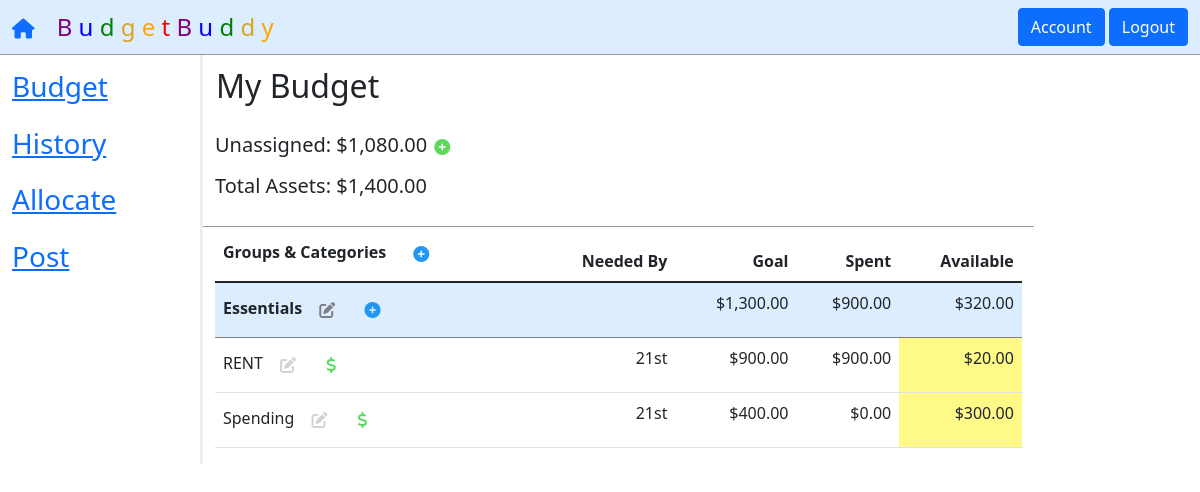
The page / (signed in) on the database its author committed.
### tables this page shows
CREATE TABLE budgets (
    bud_id INTEGER,
    user_id INTEGER,
    bud_name TEXT,
    total_assets REAL,
    unassigned REAL,
    groups INTEGER DEFAULT 0,
    active INTEGER DEFAULT 1,
    PRIMARY KEY (bud_id),
    FOREIGN KEY (user_id) REFERENCES users (user_id)
    );

CREATE TABLE groups (
    group_id INTEGER,
    bud_id INTEGER,
    user_id INTEGER,
    group_name TEXT,
    group_goal REAL,
    group_spent REAL,
    group_avail REAL,
    cats INTEGER DEFAULT 0,
    active_cats INTEGER DEFAULT 0,
    active INT DEFAULT 1, -- BOOL to indicate deleted or not
    PRIMARY KEY (group_id),
    FOREIGN KEY (bud_id) REFERENCES budgets (bud_id),
    FOREIGN KEY (user_id) REFERENCES users (user_id)
    );

CREATE TABLE cats (
    cat_id INTEGER,
    bud_id INTEGER,
    group_id INTEGER,
    user_id INTEGER,
    cat_name TEXT,
    due_tup_m TEXT,
    due_tup_d TEXT,
    cat_goal REAL,
    cat_funded REAL DEFAULT 0.00,
    cat_goal_met INT DEFAULT 0, -- BOOL
    cat_goal_spent INT DEFAULT 0, -- BOOL indicating that goal was met and fully spent
    cat_spent REAL,
    cat_avail REAL,
    cat_cmnt TEXT,
    is_unass INT DEFAULT 0, -- BOOL
    is_deposit INT DEFAULT 0, -- BOOL
    active INT DEFAULT 1, -- BOOL to indicate deleted or not
    reset INT DEFAULT 0, -- BOOL to indicate goal reset required
    PRIMARY KEY (cat_id),
    FOREIGN KEY (bud_id) REFERENCES budgets (bud_id),
    FOREIGN KEY (group_id) REFERENCES groups (group_id),
    FOREIGN KEY (user_id) REFERENCES users (user_id)
    );

### application/routes.py (the view)
@app.route('/')
@login_required
def index():
    has_budget = True
    if db.execute("SELECT * FROM users WHERE user_id = ?", session['user_id'])[0]['budgets'] < 1:
        return render_template('index.html', has_budget=False, ptitle='Budget')
    selected_bud = db.execute("SELECT * FROM users WHERE user_id = ?", session['user_id'])[0]['selected_bud']
    allCATS = db.execute("SELECT * FROM cats WHERE user_id = ? AND bud_id = ?", session['user_id'], session['selected_bud'])
    """ Perform goal resets """
    for cat in allCATS:
        if cat['reset'] == 1:
            cat['due_tup_m'] = (int(session['day_tup'][0]) + 1)
            db.execute("UPDATE cats SET cat_funded = ? WHERE user_id = ? AND bud_id = ? AND cat_id = ?", cat['cat_avail'], session['user_id'], session['selected_bud'], cat['cat_id'])
            if (cat['cat_funded'] >= cat['cat_goal']):
                db.execute("UPDATE cats SET cat_goal_met = ? WHERE user_id = ? AND bud_id = ? AND cat_id = ?", 1, session['user_id'], session['selected_bud'], cat['cat_id'])
            else:
                db.execute("UPDATE cats SET cat_goal_met = ? WHERE user_id = ? AND bud_id = ? AND cat_id = ?", 0, session['user_id'], session['selected_bud'], cat['cat_id'])
            db.execute("UPDATE cats SET cat_goal_spent = ?, reset = ? WHERE user_id = ? AND bud_id = ? AND cat_id = ?", 0.00, 0, session['user_id'], session['selected_bud'], cat['cat_id'])
    """ Create a list of dictionaries to store budget group totals """
    GROUPS = db.execute("SELECT * FROM groups WHERE user_id = ? AND bud_id = ? AND active = ?", session['user_id'], session['selected_bud'], 1)
    TOTALS = []
    for group in GROUPS:
        group_totals = db.execute("SELECT SUM(cat_goal) goal, SUM(cat_spent) spent, SUM(cat_avail) avail FROM cats WHERE user_id = ? AND bud_id = ? AND group_id = ? AND active = ?", session['user_id'], session['selected_bud'], group['group_id'], 1)
        if group_totals[0]['goal'] == None:
            group_totals[0]['goal'] = 0
        TOTALS.append({'group_id': group['group_id'], 'goal': group_totals[0]['goal'], 'spent': group_totals[0]['spent'], 'avail': group_totals[0]['avail']})
    BUDGET = db.execute("SELECT * FROM budgets WHERE user_id = ? AND bud_id = ?", session['user_id'], session['selected_bud'])
    GROUPS = db.execute("SELECT * FROM groups WHERE user_id = ? AND bud_id = ? AND active = ?", session['user_id'], session['selected_bud'], 1)
    CATS = db.execute("SELECT * FROM cats WHERE user_id = ? AND bud_id = ? AND active = ?", session['user_id'], session['selected_bud'], 1)
    return render_template('index.html', has_budget=has_budget, budget=BUDGET, groups=GROUPS, cats=CATS, totals=TOTALS, ptitle='Budget')

### application/__init__.py (called while the page is built)
@app.after_request
def after_request(response):
    response.headers["Cache-Control"] = "no-cache, no-store, must-revalidate"
    response.headers["Expires"] = 0
    response.headers["Pragma"] = "no-cache"
    return response

### application/helpers.py (called while the page is built)
def login_required(f):
    @wraps(f)
    def decorated_function(*args, **kwargs):
        if session.get("user_id") is None:
            return redirect("/login")
        return f(*args, **kwargs)
    return decorated_function

def usd(value):
    return f"${value:,.2f}"

### application/templates/index.html (shortened to what this page needs)
{% extends "layout.html" %}
{% block main %}
{% if not has_budget %}
<div class="row">
    <div class="col-sm-3"></div>
    <div class="col-sm-4">
        <form action="{{ url_for('settings_usage', usage='new_bud')}}" method="POST">
            <div class="form-group">
                <h4>Create a New Budget</h4>
                <input type="text" name="bud_name" class="form-control" placeholder="Budget Name" autocomplete="off"
                    autofocus required>
                <input type="number" step="0.01" min="0.01" name="total_assets" class="form-control"
                    placeholder="Current Assets" autocomplete="off" required>
                <button type="submit" class="btn btn-primary">Start Budgeting!</button>
            </div>
        </form>
    </div>
    <dov class="col-sm-3">
</div>
</div>
{% else %}
<div class="row">
    <div class="col-sm-10 bud-header">
        <form action="{{ url_for('settings_usage', usage='bud_edit')}}" method="POST">
            <div class="form-group">
                <button type="button" id="bud_name_edit" class="btn" style="padding-left: 0px"
                    onclick="display_toggle(this.id, 'new_bud_name_field', 'new_bud_name_submit', 'new_bud_name_cancel')">
                    <h2>{{ budget[0].bud_name }}</h2>
                </button>
            </div>
        </form>
        <form action="{{ url_for('allocate')}}" method="POST">
            <div class="form-group">
                <h5>Unassigned: {{ budget[0].unassigned | usd }}
                    <button type="button" id="add_unass_funds" class="btn" style="padding-left: 1px;"
                        onclick="display_toggle(this.id, 'unass_fund', 'submit_unass_fund', 'close_unass_funds')"><i
                            class='fas fa-plus-circle' style="color: rgb(92, 217, 92)"></i></button>
                </h5>
                <h5>Total Assets: {{ budget[0].total_assets | usd }}</h5>
            </div>
        </form>
    </div>
</div>
<div class="row">
    <div class="col-sm-10">
        <table class="table table-hover">
            <thead>
                <tr>
                    <th><span>Groups & Categories</span>
                        <form action="{{ url_for('index_usage', usage='add_group')}}" method="POST"
                            style="display: inline; padding-left: 10px">
                            <button type="button" id="new_group_btn"
                                onclick="display_toggle(this.id, 'new_group_name', 'submit_new_group', 'new_group_close')"
                                class="btn">
                                <i class='fas fa-plus-circle' style="color:#2196F3"></i>
                            </button>
                        </form>
                    </th>
                    <th class="right_align">Needed By</th>
                    <th class="right_align">Goal</th>
                    <th class="right_align">Spent</th>
                    <th class="right_align">Available</th>
                </tr>
            </thead>
            {% for group in groups %}
            <tbody>
                <tr class="budget_cat">
                    {% if group.active_cats > 0 %}
                    <th colspan="2">
                        {% else %}
                    <th colspan="5">
                        {% endif %}
                        {{ group.group_name }}
                        <button class="btn" id="group_edit_show_{{ group.group_name }}"
                            onclick="display_toggle(this.id, 'group_edit_hide_{{ group.group_name }}', 'group_edit_{{ group.group_id }}')"><i
                                class='fas fa-edit' style="color: grey"></i></button>
                        <form action="{{ url_for('index_usage', usage='add_cat')}}" method="POST"
                            style="display: inline; padding-left: 10px">
                            <button type="button" id="new_cat_btn_{{ group.group_id }}"
                                onclick="display_toggle(this.id, 'new_cat_min_{{ group.group_id }}', 'new_cat_name_{{ group.group_id }}', 'submit_new_cat_{{ group.group_id }}', 'new_cat_goal_{{ group.group_id }}', 'new_cat_date_{{ group.group_id }}')"
                                class="btn" style="padding: 1px; border-radius: 50%"><i class='fas fa-plus-circle'
                                    style="color:#2196F3"></i></button>
                        </form>
                    </th>
                    {% if group.active_cats > 0 %}
                    {% set id = group.group_id %}
                    {% for row in totals %}
                    {% if row.group_id == id %}
                    <td class="right_align">{{ row.goal | usd }}</td>
                    <td class="right_align">{{ row.spent | usd }}</td>
                    <td class="right_align">{{ row.avail | usd }}</td>
                    {% endif %}
                    {% endfor %}
                    {% endif %}
                </tr>
                {% for category in cats %}
                {% if category.group_id == group.group_id %}
                <tr>
                    <td>
                        <form action="{{ url_for('allocate')}}" method="POST">
                            <div class="form-group">
                                {{ category.cat_name }}
                                <button type="button" class="btn" id="cat_edit_show_{{ category.cat_id }}"
                                    onclick="display_toggle(this.id, 'cat_edit_hide_{{ category.cat_id }}', 'cat_edit_{{ category.cat_id }}')"><i
                                        class='fas fa-edit' style="color: lightgrey"></i></button>
                                <button type="submit" id="fully_fund_{{ category.cat_id }}" class="btn"><i
                                        class='fas fa-dollar-sign' style="color: rgb(92, 217, 92)"></i></button>
                            </div>
                        </form>
                    </td>
                    <td class="right_align">
                        {% if category.due_tup_d %}
                        {% if ((category.due_tup_d == '1') or (category.due_tup_d == '21')) %}
                        {{ category.due_tup_d }}st
                        {% elif ((category.due_tup_d == '2') or (category.due_tup_d == '22')) %}
                        {{ category.due_tup_d }}nd
                        {% elif ((category.due_tup_d == '3') or (category.due_tup_d == '23')) %}
                        {{ category.due_tup_d }}rd
                        {% elif not category.due_tup_d %}
                        {{ category.due_tup_d }}
                        {% else %}
                        {{ category.due_tup_d }}th
                        {% endif %}
                        {% endif %}
                    </td>
                    <td class="right_align">{{ category.cat_goal | usd }}</td>
                    <td class="right_align">{{ category.cat_spent | usd }}</td>
                    <td id="bg-avail-{{ category.cat_id }}" class="right_align">
                        {{ category.cat_avail | usd }}
                    </td>
                </tr>
                {% endif %}
                {% endfor %}
            </tbody>
            {% endfor %}
        </table>
    </div>
</div>
{% endif %}
{% endblock main %}

### application/templates/layout.html (shortened to what this page needs)
<!doctype html>
<html lang="en">
<head>
    <link href="https://cdn.jsdelivr.net/npm/bootstrap@5.1.1/dist/css/bootstrap.min.css" rel="stylesheet"
>
    <link rel='stylesheet' type='text/css' href="{{ url_for('static', filename='final.css') }}">
</head>
<body>
    <nav class="navbar navbar-inverse fixed-top">
        <div class="container-fluid">
            <div class="navbar_header" style="font-size: x-large;">
                <a class="navbar-brand" href=" {{ url_for('index') }}"><i class="fas fa-home"></i></a>
                <span style="color: purple;"> B</span>
                <span style="color: blue">u</span>
                <span style="color: green">d</span>
                <span style="color: goldenrod">g</span>
                <span style="color: orange">e</span>
                <span style="color: red">t</span>
                <span style="color: purple">B</span>
                <span style="color: blue">u</span>
                <span style="color: green">d</span>
                <span style="color: goldenrod">d</span>
                <span style="color: orange">y</span>
            </div>
            {% if session.user_id %}
            <ul class="nav navbar-nav navbar-right">
                <form method="GET">
                    <button class="btn btn-primary" type="submit" formaction="/settings">Account</button>
                    <button class="btn btn-primary" type="submit" formaction="/logout">Logout</button>
                </form>
            </ul>
            {% endif%}
        </div>
    </nav>
    {% if session.user_id %}
    <div class="container-fluid nav_padd">
        <div class="row">
            <div class="col-sm-2 left_nav">
                <a href="{{ url_for('index') }}">
                    <div class="row left_nav_row">
                        <h3>Budget</h3>
                    </div>
                </a>
                <a href="{{ url_for('transactions') }}">
                    <div class="row left_nav_row">
                        <h3>History</h3>
                    </div>
                </a>
                <a href="{{ url_for('allocate') }}">
                    <div class="row left_nav_row">
                        <h3>Allocate</h3>
                    </div>
                </a>
                <a href="{{ url_for('expense') }}">
                    <div class="row left_nav_row">
                        <h3>Post</h3>
                    </div>
                </a>
            </div>
            <div class="col-sm-2"></div>
            <div class="col-sm-10 main-group">
                {% block main %}{% endblock main %}
            </div>
        </div>
    </div>
    {% else %}
    {% block login %}
    {% endblock login %}
    {% endif %}
</body>
</html>

### application/static/final.css (style rules this page uses)
.nav_padd { padding-top: 40px; }
.navbar { background: rgb(220, 237, 261); border-bottom: outset thin; }
.left_nav { position: fixed; top: 60px; }
.left_nav_row { padding-top: 10px; padding-bottom: 5px; }
.left_nav_row:hover, .settings_row:hover, .budget_cat { border-radius: 7px; border-color: grey; background: rgb(220, 237, 261); }
.main-group { padding-top: 20px; border-left: outset; }
.bud-header { border-bottom: outset thin; padding-top: 0px; padding-bottom: 20px; }
.right_align { text-align: right; }

### rows shown on the page
budgets: bud_name "My Budget", unassigned "$1,080.00", total_assets "$1,400.00"
groups: group_name "Essentials", goal "$1,300.00", spent "$900.00", avail "$320.00"
cats: cat_name "RENT", due_tup_d "21", cat_goal "$900.00", cat_spent "$900.00", cat_avail "$20.00"
cats: cat_name "Spending", due_tup_d "21", cat_goal "$400.00", cat_spent "$0.00", cat_avail "$300.00"
